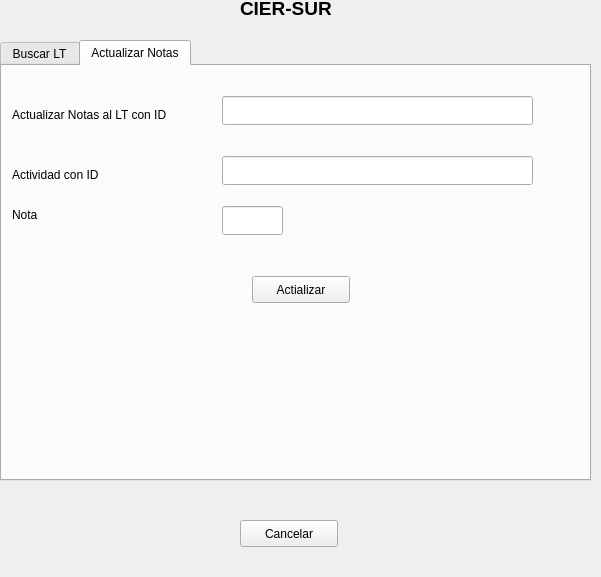
<?xml version="1.0" encoding="UTF-8"?>
<ui version="4.0">
 <class>ventana</class>
 <widget class="QDialog" name="ventana">
  <property name="geometry">
   <rect>
    <x>0</x>
    <y>0</y>
    <width>601</width>
    <height>577</height>
   </rect>
  </property>
  <property name="windowTitle">
   <string>Dialog</string>
  </property>
  <widget class="QLabel" name="etiquetaTitulo_2">
   <property name="geometry">
    <rect>
     <x>240</x>
     <y>0</y>
     <width>91</width>
     <height>16</height>
    </rect>
   </property>
   <property name="font">
    <font>
     <pointsize>14</pointsize>
     <weight>75</weight>
     <bold>true</bold>
    </font>
   </property>
   <property name="text">
    <string>CIER-SUR</string>
   </property>
  </widget>
  <widget class="QTabWidget" name="tabWidget">
   <property name="geometry">
    <rect>
     <x>0</x>
     <y>40</y>
     <width>591</width>
     <height>441</height>
    </rect>
   </property>
   <property name="currentIndex">
    <number>1</number>
   </property>
   <widget class="QWidget" name="tab_2">
    <attribute name="title">
     <string>Buscar LT</string>
    </attribute>
    <widget class="QLineEdit" name="campoBusqueda">
     <property name="geometry">
      <rect>
       <x>260</x>
       <y>20</y>
       <width>301</width>
       <height>29</height>
      </rect>
     </property>
    </widget>
    <widget class="QPushButton" name="botonBuscar">
     <property name="geometry">
      <rect>
       <x>240</x>
       <y>180</y>
       <width>100</width>
       <height>27</height>
      </rect>
     </property>
     <property name="text">
      <string>Buscar</string>
     </property>
    </widget>
    <widget class="QComboBox" name="comboAtributos">
     <property name="geometry">
      <rect>
       <x>130</x>
       <y>20</y>
       <width>91</width>
       <height>25</height>
      </rect>
     </property>
     <item>
      <property name="text">
       <string>Nombre</string>
      </property>
     </item>
     <item>
      <property name="text">
       <string>Apellido</string>
      </property>
     </item>
     <item>
      <property name="text">
       <string>ID</string>
      </property>
     </item>
     <item>
      <property name="text">
       <string>Correo</string>
      </property>
     </item>
     <item>
      <property name="text">
       <string>Ciudad</string>
      </property>
     </item>
    </widget>
    <widget class="QTableWidget" name="tableWidget">
     <property name="geometry">
      <rect>
       <x>30</x>
       <y>60</y>
       <width>531</width>
       <height>101</height>
      </rect>
     </property>
    </widget>
    <widget class="QLabel" name="etiquetaBuscar">
     <property name="geometry">
      <rect>
       <x>35</x>
       <y>20</y>
       <width>81</width>
       <height>20</height>
      </rect>
     </property>
     <property name="text">
      <string>Buscar por:</string>
     </property>
    </widget>
    <widget class="QLineEdit" name="campoIDActualizar_3">
     <property name="geometry">
      <rect>
       <x>260</x>
       <y>210</y>
       <width>301</width>
       <height>29</height>
      </rect>
     </property>
     <property name="text">
      <string/>
     </property>
    </widget>
    <widget class="QLabel" name="etiquetaIDActualizar_2">
     <property name="geometry">
      <rect>
       <x>30</x>
       <y>220</y>
       <width>191</width>
       <height>17</height>
      </rect>
     </property>
     <property name="text">
      <string>Actualizar Notas al LT con ID</string>
     </property>
    </widget>
    <widget class="QTableWidget" name="tableWidget_2">
     <property name="geometry">
      <rect>
       <x>30</x>
       <y>250</y>
       <width>531</width>
       <height>101</height>
      </rect>
     </property>
    </widget>
    <widget class="QPushButton" name="botonBuscar_2">
     <property name="geometry">
      <rect>
       <x>240</x>
       <y>360</y>
       <width>100</width>
       <height>27</height>
      </rect>
     </property>
     <property name="text">
      <string>Buscar</string>
     </property>
    </widget>
   </widget>
   <widget class="QWidget" name="tab">
    <property name="toolTip">
     <string>&lt;html&gt;&lt;head/&gt;&lt;body&gt;&lt;p&gt;&lt;br/&gt;&lt;/p&gt;&lt;/body&gt;&lt;/html&gt;</string>
    </property>
    <attribute name="title">
     <string>Actualizar Notas</string>
    </attribute>
    <widget class="QLabel" name="etiquetaIDActualizar">
     <property name="geometry">
      <rect>
       <x>10</x>
       <y>40</y>
       <width>191</width>
       <height>17</height>
      </rect>
     </property>
     <property name="text">
      <string>Actualizar Notas al LT con ID</string>
     </property>
    </widget>
    <widget class="QLineEdit" name="campoIDActualizar">
     <property name="geometry">
      <rect>
       <x>220</x>
       <y>30</y>
       <width>311</width>
       <height>29</height>
      </rect>
     </property>
    </widget>
    <widget class="QLineEdit" name="campoIDActualizar_2">
     <property name="geometry">
      <rect>
       <x>220</x>
       <y>90</y>
       <width>311</width>
       <height>29</height>
      </rect>
     </property>
    </widget>
    <widget class="QLabel" name="etiquetaIDActualizar_3">
     <property name="geometry">
      <rect>
       <x>10</x>
       <y>100</y>
       <width>191</width>
       <height>17</height>
      </rect>
     </property>
     <property name="text">
      <string>Actividad con ID</string>
     </property>
    </widget>
    <widget class="QLabel" name="etiquetaIDActualizar_4">
     <property name="geometry">
      <rect>
       <x>10</x>
       <y>140</y>
       <width>191</width>
       <height>17</height>
      </rect>
     </property>
     <property name="text">
      <string>Nota</string>
     </property>
    </widget>
    <widget class="QLineEdit" name="campoIDActualizar_4">
     <property name="geometry">
      <rect>
       <x>220</x>
       <y>140</y>
       <width>61</width>
       <height>29</height>
      </rect>
     </property>
    </widget>
    <widget class="QPushButton" name="pushButton_2">
     <property name="geometry">
      <rect>
       <x>250</x>
       <y>210</y>
       <width>98</width>
       <height>27</height>
      </rect>
     </property>
     <property name="text">
      <string>Actializar</string>
     </property>
    </widget>
   </widget>
  </widget>
  <widget class="QPushButton" name="pushButton">
   <property name="geometry">
    <rect>
     <x>240</x>
     <y>520</y>
     <width>98</width>
     <height>27</height>
    </rect>
   </property>
   <property name="text">
    <string>Cancelar</string>
   </property>
  </widget>
 </widget>
 <resources/>
 <connections/>
</ui>
